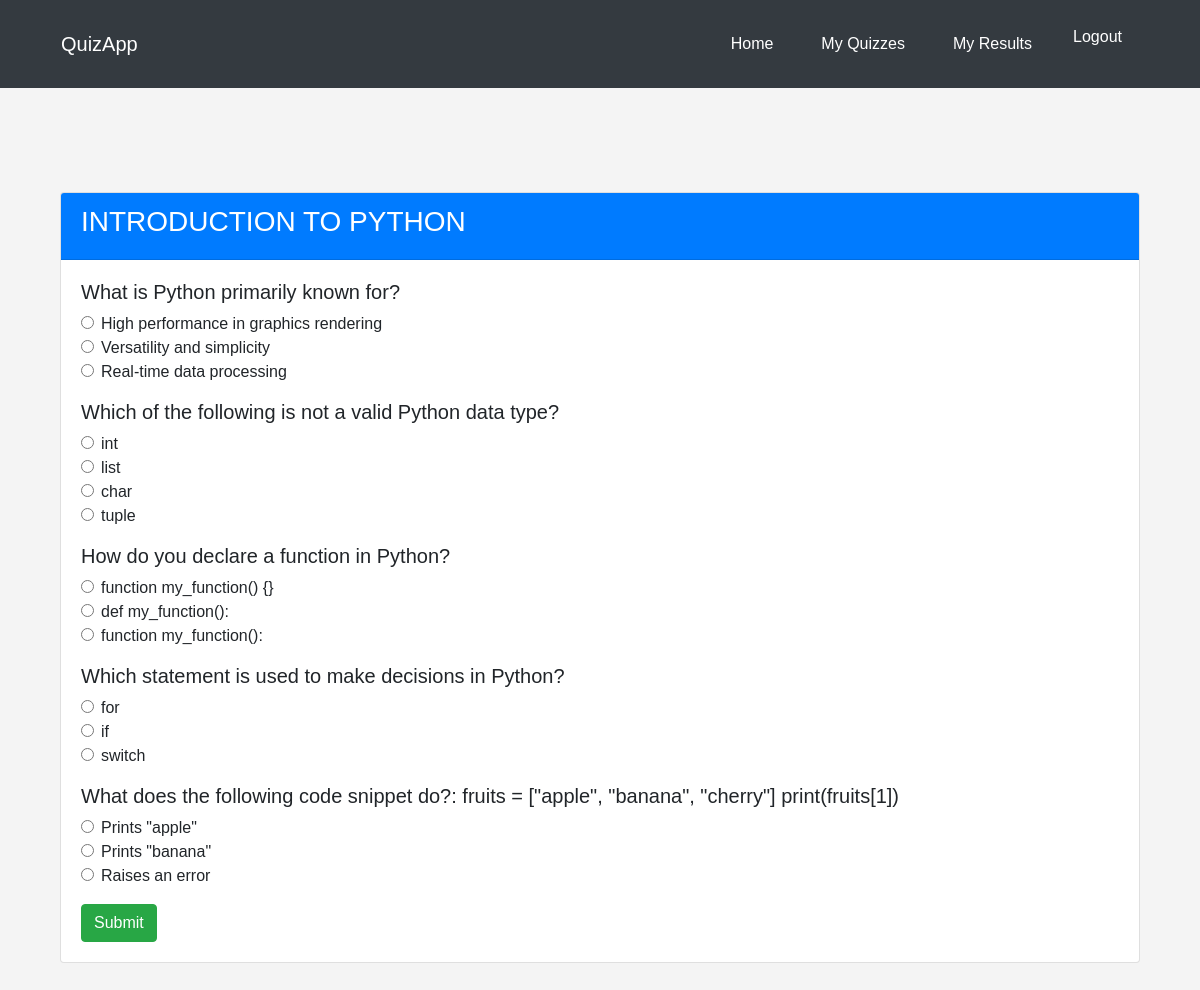
/quizzes/quiz/35/take/ (signed in), run on the app's committed database.
### quizzes/models.py (models this page shows, shortened)
class Quiz(models.Model):
    title = models.CharField(max_length=255)
    description = models.TextField()
    created_by = models.ForeignKey(User, on_delete=models.CASCADE)
    created_at = models.DateTimeField(auto_now_add=True)
    is_public = models.BooleanField(default=False)
    share_link = models.URLField(blank=True, null=True)

class Question(models.Model):
    quiz = models.ForeignKey(Quiz, on_delete=models.CASCADE, related_name='questions')
    text = models.CharField(max_length=1024)

class Choice(models.Model):
    question = models.ForeignKey(Question, on_delete=models.CASCADE, related_name='choices')
    text = models.CharField(max_length=255)
    is_correct = models.BooleanField(default=False)

### quizzes/views.py (the view)
# urls.py: path('quiz/<int:quiz_id>/take/', take_quiz, name='take_quiz'),
@login_required
def take_quiz(request, quiz_id):
    quiz = get_object_or_404(Quiz, id=quiz_id)
    if request.method == 'POST':
        form = TakeQuizForm(request.POST, quiz=quiz)
        if form.is_valid():
            score = 0
            user_answers = []
            for question in quiz.questions.all():
                selected_choice_id = int(form.cleaned_data[f'question_{question.id}'])
                selected_choice = get_object_or_404(Choice, id=selected_choice_id)
                user_answers.append(UserAnswer(user=request.user, quiz=quiz, question=question, choice=selected_choice))
                if selected_choice.is_correct:
                    score += 1
            UserAnswer.objects.bulk_create(user_answers)
            result = Result.objects.create(
                quiz=quiz,
                user=request.user,
                score=score
            )
            return redirect('quiz_result', result_id=result.id)
    else:
        form = TakeQuizForm(quiz=quiz)
    return render(request, 'quizzes/take_quiz.html', {'quiz': quiz, 'form': form})

### quizzes/forms.py
class TakeQuizForm(forms.Form):
    def __init__(self, *args, **kwargs):
        quiz = kwargs.pop('quiz')
        super().__init__(*args, **kwargs)
        for question in quiz.questions.all():
            choices = [(choice.id, choice.text) for choice in question.choices.all()]
            self.fields[f'question_{question.id}'] = forms.ChoiceField(
                label=question.text,
                choices=choices,
                widget=forms.RadioSelect,
                required=True
            )

### templates/quizzes/take_quiz.html (shortened to what this page needs)
{% extends 'base.html' %}
{% block content %}
<div class="container mt-5">
    <div class="card">
        <div class="card-header bg-primary text-white">
            <h3>{{ quiz.title }}</h3>
        </div>
        <div class="card-body">
            <form method="post">
                {% for question in quiz.questions.all %}
                <div class="mb-3">
                    <h5>{{ question.text }}</h5>
                    {% for choice in question.choices.all %}
                    <div class="form-check">
                        <input class="form-check-input" type="radio" name="question_{{ question.id }}" id="choice_{{ choice.id }}" value="{{ choice.id }}" required>
                        <label class="form-check-label" for="choice_{{ choice.id }}">
                            {{ choice.text }}
                        </label>
                    </div>
                    {% endfor %}
                </div>
                {% endfor %}
                <button type="submit" class="btn btn-success">Submit</button>
            </form>
        </div>
    </div>
</div>
{% endblock %}

### static/css/styles.css (style rules this page uses)
body { font-family: Arial, sans-serif; margin: 0; padding: 0; background-color: #f4f4f4; }

### data on the page
Quiz: title "INTRODUCTION TO PYTHON"
Question: text "What is Python primarily known for?"
Choice: text "High performance in graphics rendering"
Choice: text "Versatility and simplicity"
Choice: text "Real-time data processing"
Question: text "Which of the following is not a valid Python data type?"
Choice: text "int"
Choice: text "list"
Choice: text "char"
Choice: text "tuple"
Question: text "How do you declare a function in Python?"
Choice: text "function my_function() {}"
Choice: text "def my_function():"
Choice: text "function my_function():"
Question: text "Which statement is used to make decisions in Python?"
Choice: text "for"
Choice: text "if"
Choice: text "switch"
Question: text "What does the following code snippet do?: fruits = [\"apple\", \"banana\", \"cherry\"] print(fruits[1])"
Choice: text "Prints \"apple\""
Choice: text "Prints \"banana\""
Choice: text "Raises an error"
